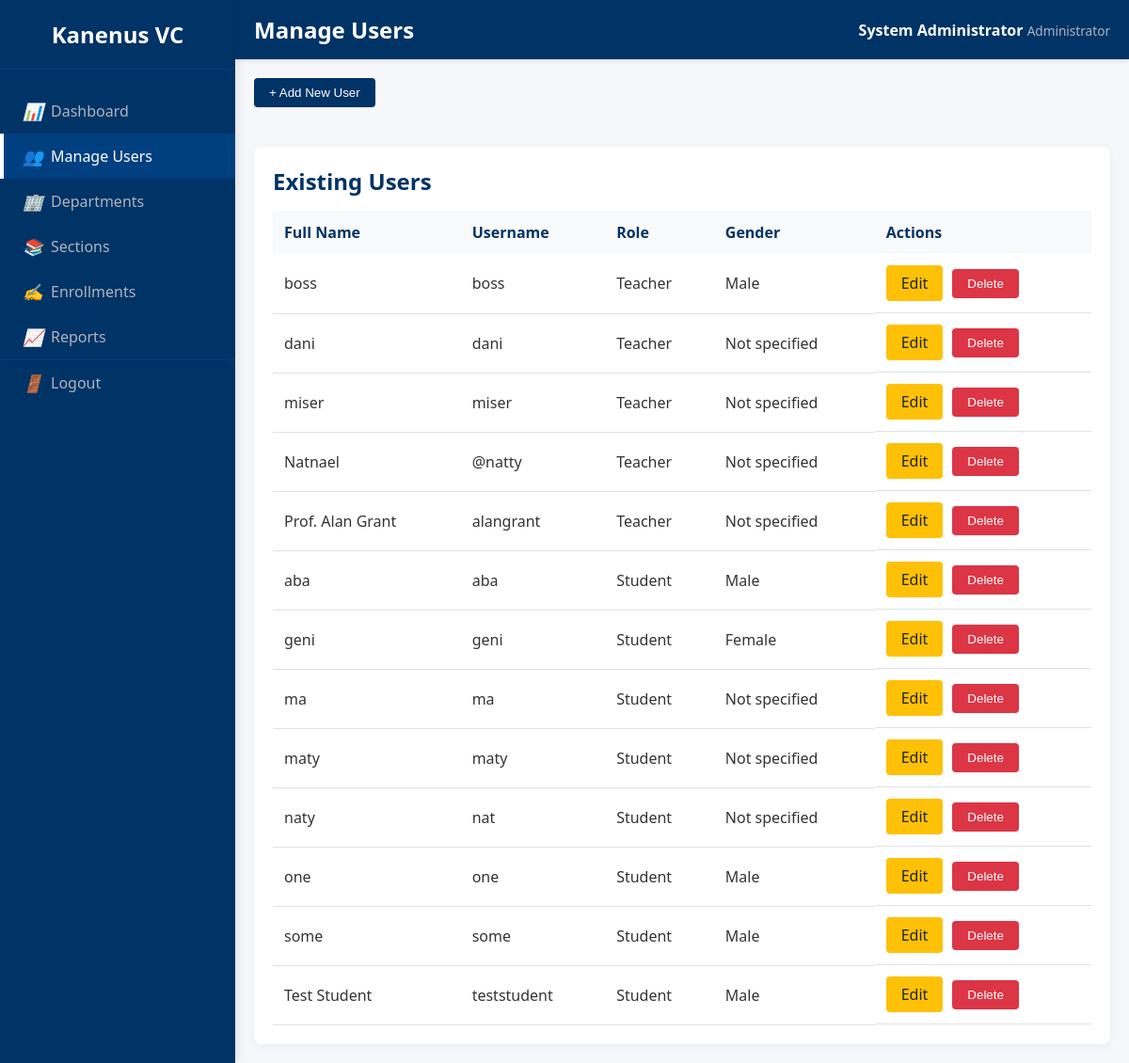
Page /VCLS/admin/manage_users.php (signed in) on the committed database.
### tables this page shows
CREATE TABLE `users` (
  `id` int(11) NOT NULL,
  `username` varchar(50) NOT NULL,
  `password` varchar(255) NOT NULL,
  `full_name` varchar(100) NOT NULL,
  `role` enum('admin','teacher','student') NOT NULL,
  `created_at` timestamp NOT NULL DEFAULT current_timestamp(),
  `gender` enum('male','female','other','not_specified') NOT NULL DEFAULT 'not_specified'
);

### VCLS/admin/manage_users.php (the view, shortened to what this page needs)
<?php
require_once '../includes/db_connect.php';
$users_result = $conn->query("SELECT id, full_name, username, role, gender, created_at FROM users WHERE role != 'admin' ORDER BY role, full_name");
?>
<button id="toggle-form-btn" class="btn toggle-form-button">
    <span class="plus-icon">+</span> Add New User
</button>
<div id="add-user-form-container">
    <div class="form-container" style="box-shadow:none; margin:0; max-width:none;">
    </div>
</div>
<div class="table-container-dash" style="margin-top: 20px;">
    <h2>Existing Users</h2>
    <table>
        <thead><tr><th>Full Name</th><th>Username</th><th>Role</th><th>Gender</th><th>Actions</th></tr></thead>
        <tbody>
            <?php if ($users_result->num_rows > 0): ?>
                <?php while($row = $users_result->fetch_assoc()): ?>
                    <tr>
                        <td><?php echo htmlspecialchars($row['full_name']); ?></td>
                        <td><?php echo htmlspecialchars($row['username']); ?></td>
                        <td><?php echo ucfirst($row['role']); ?></td>
                        <td><?php echo ucfirst(str_replace('_', ' ', $row['gender'] ?? 'N/A')); ?></td>
                        <td class="actions-cell">
                            <a href="edit_user.php?id=<?php echo $row['id']; ?>" class="btn btn-edit">Edit</a>
                            <form action="manage_users.php" method="post" style="margin:0;" onsubmit="return confirm('Are you sure? This action cannot be undone.');">
                                <button type="submit" name="delete_user" class="btn btn-delete">Delete</button>
                            </form>
                        </td>
                    </tr>
                <?php endwhile; ?>
            <?php else: ?>
                <tr><td colspan="5">No student or teacher users found.</td></tr>
            <?php endif; ?>
        </tbody>
    </table>
</div>
<?php
require 'includes/admin_template.php';
?>

### VCLS/assets/css/dashboard.css (style rules this page uses)
body { margin: 0; padding: 0; background-color: #f5f7fa; color: #333; font-family: 'Segoe UI', Tahoma, Geneva, Verdana, sans-serif; }
.table-container-dash { background-color: #ffffff; border-radius: 8px; padding: 20px; box-shadow: 0 2px 10px rgba(0,0,0,0.05); }
.table-container-dash h2 { color: #003366; margin-top: 0; margin-bottom: 15px; }
.table-container-dash table { width: 100%; border-collapse: collapse; }
.table-container-dash th { background-color: #f8f9fa; color: #003366; padding: 12px; text-align: left; }
.table-container-dash td { padding: 12px; border-bottom: 1px solid #dee2e6; }
.btn { display: inline-block; padding: 8px 16px; background-color: #003366; color: white; border: none; border-radius: 4px; cursor: pointer; text-decoration: none; transition: background-color 0.3s; }
.btn-delete { background-color: #dc3545; }
.btn-edit { background-color: #ffc107; color: #212529; }
.form-container { max-width: 700px; margin: 0 auto; background-color: #ffffff; padding: 25px 30px; border-radius: 8px; box-shadow: 0 4px 15px rgba(0,0,0,0.07); border: 1px solid #e9ecef; }

### VCLS/admin/manage_users.php (style rules this page uses)
.actions-cell { display: flex; gap: 10px; align-items: center; }
#add-user-form-container { max-height: 0; overflow: hidden; transition: max-height 0.5s ease-out; border: 1px solid transparent; border-radius: 8px; }
.toggle-form-button { margin-bottom: 20px; display: inline-block; font-weight: 500; }

### rows in the picture
users: full_name "boss", username "boss", role "Teacher", gender "Male"
users: full_name "dani", username "dani", role "Teacher", gender "Not specified"
users: full_name "miser", username "miser", role "Teacher", gender "Not specified"
users: full_name "Natnael", username "@natty", role "Teacher", gender "Not specified"
users: full_name "Prof. Alan Grant", username "alangrant", role "Teacher", gender "Not specified"
users: full_name "aba", username "aba", role "Student", gender "Male"
users: full_name "geni", username "geni", role "Student", gender "Female"
users: full_name "ma", username "ma", role "Student", gender "Not specified"
users: full_name "maty", username "maty", role "Student", gender "Not specified"
users: full_name "naty", username "nat", role "Student", gender "Not specified"
users: full_name "one", username "one", role "Student", gender "Male"
users: full_name "some", username "some", role "Student", gender "Male"
users: full_name "Test Student", username "teststudent", role "Student", gender "Male"

### other values in the picture
$page_title "Manage Users"
$_SESSION['full_name'] "System Administrator"
